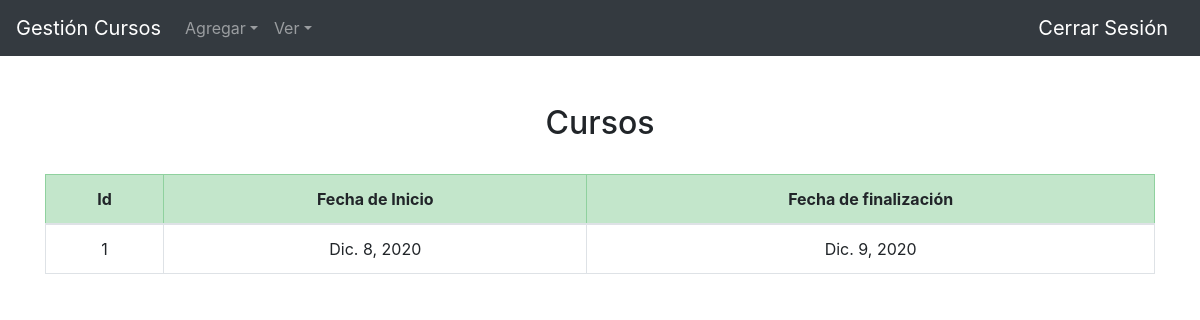
The page /gestion/curso/ on the database as committed earlier.
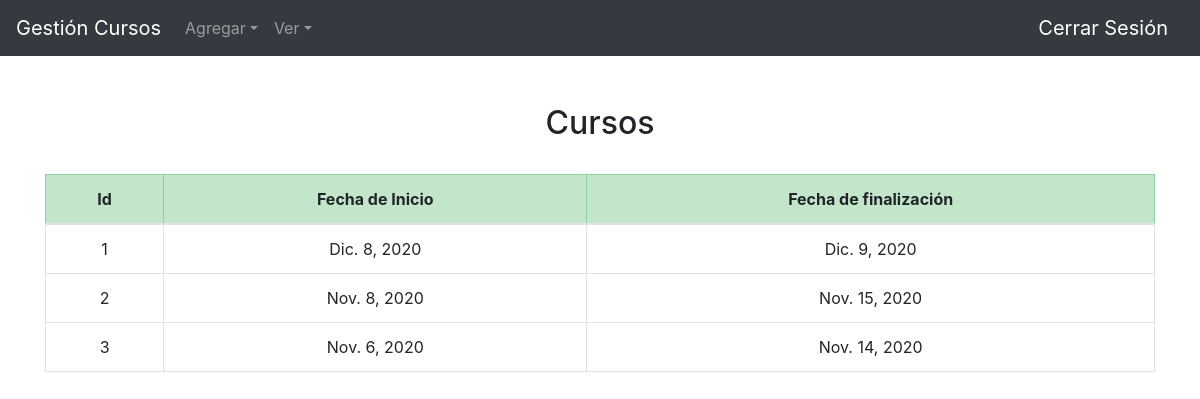
The same page on the database as committed later.
### gestion/models.py (models this page shows, shortened)
class Curso(models.Model):
    fecha_inicio = models.DateField(auto_now_add=False, auto_now=False)
    fecha_finalizacion = models.DateField(auto_now_add=False, auto_now=False)
    contenido = models.TextField(blank=True)
    descripcion = models.TextField(blank=True)

### gestion/views.py (the view)
# urls.py: path('curso/', views.ver_cursos, name='ver_cursos'),
def ver_cursos(request):
    if len(Curso.objects.all()) > 0:
        data = Curso.objects.all()
    else:
        data = None
    return render(request, 'gestion/ver_curso.html',{
        'data': data,
        })

### gestion/templates/gestion/ver_curso.html (shortened to what this page needs)
{% extends "gestion/new_layout.html" %}
{% block body %}
<br>
{% if data %}
    <h2><center>Cursos</center></h2>
    <br>
    <div class="table-responsive">
        <table class="table table-hover table-bordered">
            <thead>
                <tr class="table-success">
                    <th scope="col"><center>Id</center></th>
                    <th scope="col"><center>Fecha de Inicio</center></th>
                    <th scope="col"><center>Fecha de finalización</center></th>
                </tr>
            </thead>
            <tbody>
            {% for curso in data %}
                <tr>
                    <td><center>{{curso.id}}</center></td>
                    <td><center>{{curso.fecha_inicio}}</center></td>
                    <td><center>{{curso.fecha_finalizacion}}</center></td>
                </tr>
            {% endfor %}
            </tbody>
        </table>
    </div>
{% else %}
    <h2><center>No hay Cursos registrados</center></h2>
    <br>
{% endif %}
{% endblock %}

### gestion/templates/gestion/new_layout.html (shortened to what this page needs)
{% load static %}
<!doctype html>
<html lang="en">
  <head>
    <link rel="stylesheet" href="{% static 'css/bootstrap.min.css' %}">
  </head>
  <body>
  <nav class="navbar navbar-expand-lg navbar-dark bg-dark">
  <a class="navbar-brand" href="{% url 'gestion:index' %}">Gestión Cursos</a>
  <div class="collapse navbar-collapse" id="navbarSupportedContent">
    <ul class="navbar-nav mr-auto">
    <div class="dropdown">
      <a class="nav-link dropdown-toggle" data-toggle="dropdown" href="#" role="button" aria-haspopup="true" aria-expanded="false">Agregar</a>
    </div>
      <div class="dropdown">
        <a class="nav-link dropdown-toggle" data-toggle="dropdown" href="#" role="button" aria-haspopup="true" aria-expanded="false">Ver</a>
      </div>
    </ul>
    <ul class="nav navbar-nav navbar-right">
      <li><a class="navbar-brand" href="{% url 'usuarios:logout' %}">Cerrar Sesión</a></li>
    </ul>
  </div>
</nav>
<div class='container'>
<br>
{% block body %}
{% endblock %}
</div>
  </body>
</html>

Rows that differ between the two databases and show on the page:
added Curso: id "2", fecha_inicio "Nov. 8, 2020", fecha_finalizacion "Nov. 15, 2020"
added Curso: id "3", fecha_inicio "Nov. 6, 2020", fecha_finalizacion "Nov. 14, 2020"
